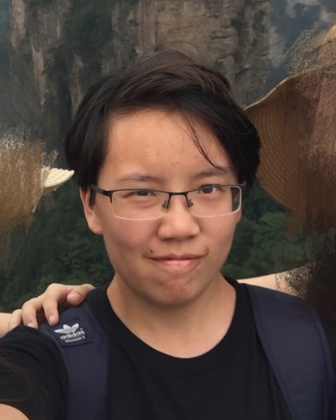
%> input picture 2_Blending_and_Morphing/1_me.png, 336 x 420 px, shrunk from 480 x 600 before the run
$ octave morph_script.m   (GNU Octave 9; MATLAB toolbox functions it lacks are replaced by stand-ins)
%> lines starting %> are read from the running program, lines starting %| are printed output that depends on the picture
%% Copyright description
% Author & Copyright: Dian Chen
% Date: 10/14/2017
% Project 2 morph video script for CIS 581 (17fall)

%% Reverse look-up method choosing
% A flag that determines whether triangulation or TPS method is used. If
% triangulation is to be used, set the flag to true; else set it to false.
use_triangulation = input('Do you want to use triangulation method or TPS method? Y for tri / N for TPS [Y]: ', 's');
%> the answer given: y

%% Warp & dissolve parameters setup
warp_frac = 0 : 1/59 : 1;
dissolve_frac = 0 : 1/59 : 1;

%% Image acquisition & control points setup
% Read in source & target images. We assume the two images have the same
% spatial size
first_img = imread('1_me.png');
%> first_img is the input picture: size 420x336x3 uint8; mean R, G, B 83.2, 67.6, 60.1
second_img = imread('2_shaw.png');
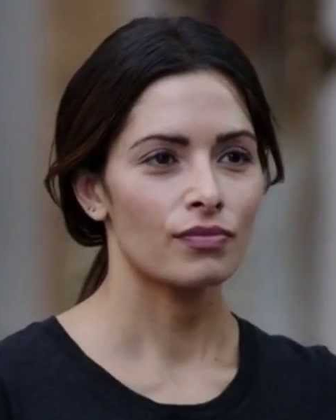
%> input picture 2_Blending_and_Morphing/2_shaw.png, 336 x 420 px, shrunk from 480 x 600 before the run
%> second_img is the input picture: size 420x336x3 uint8; mean R, G, B 91.5, 79.3, 77.6
third_img = imread('3_root.png');
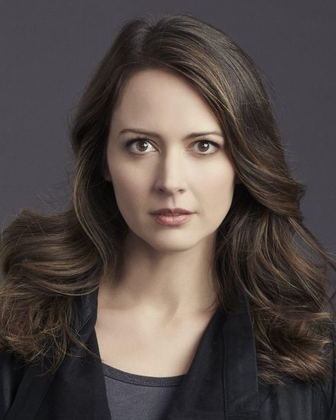
%> input picture 2_Blending_and_Morphing/3_root.png, 336 x 420 px, shrunk from 480 x 600 before the run
%> third_img is the input picture: size 420x336x3 uint8; mean R, G, B 82.3, 72.7, 69.3
fourth_img = imread('4_fox.png');
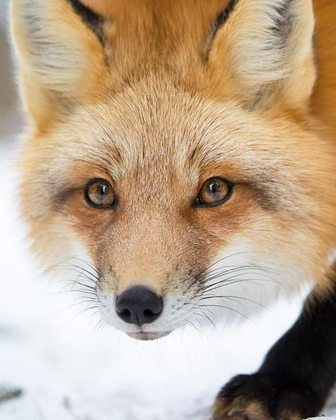
%> input picture 2_Blending_and_Morphing/4_fox.png, 336 x 420 px, shrunk from 480 x 600 before the run
%> fourth_img is the input picture: size 420x336x3 uint8; mean R, G, B 187.6, 166.5, 142.8

H = size(first_img, 1);
%> H = 420
W = size(first_img, 2);
%> W = 336

% Acquire correspondence points from user
use_mat = input('Do you want to load correspondence points from prepared mat files? Y/N [Y]: ', 's');
%> the answer given: y
if use_mat == 'y' || use_mat == 'Y'
    load('total_correspondence.mat');
else
    [im1_pts_B, im2_pts_A] = click_correspondences(first_img, second_img);
    [im2_pts_B, im3_pts_A] = click_correspondences(second_img, third_img);
    [im3_pts_B, im4_pts_A] = click_correspondences(third_img, fourth_img);
    [im4_pts_B, im1_pts_A] = click_correspondences(fourth_img, first_img);
end

if size(im1_pts_B, 1) == 0 || size(im2_pts_B, 1) == 0 || size(im3_pts_B, 1) == 0 || size(im4_pts_B, 1) == 0
    fprintf('No correspondence points have been chosen for at least one of the morph set!\n');
    return;
end

save('total_correspondence.mat', 'im1_pts_A', 'im1_pts_B', 'im2_pts_A', 'im2_pts_B',...
                                 'im3_pts_A', 'im3_pts_B', 'im4_pts_A', 'im4_pts_B');

% Append points on the edges and corners manually to allow valid
% triangulation or TPS for the entire image
im1_pts_A = [im1_pts_A; 1, 1; 1, H; W, 1; W, H];
im1_pts_B = [im1_pts_B; 1, 1; 1, H; W, 1; W, H];

im2_pts_A = [im2_pts_A; 1, 1; 1, H; W, 1; W, H];
im2_pts_B = [im2_pts_B; 1, 1; 1, H; W, 1; W, H];

im3_pts_A = [im3_pts_A; 1, 1; 1, H; W, 1; W, H];
im3_pts_B = [im3_pts_B; 1, 1; 1, H; W, 1; W, H];

im4_pts_A = [im4_pts_A; 1, 1; 1, H; W, 1; W, H];
im4_pts_B = [im4_pts_B; 1, 1; 1, H; W, 1; W, H];

for i = 1 : 3
    im1_pts_A = [im1_pts_A;
                 1, i / 4 * H;
                 W, i / 4 * H;
                 i / 4 * W, 1;
                 i / 4 * W, H];
    im1_pts_B = [im1_pts_B;
                 1, i / 4 * H;
                 W, i / 4 * H;
                 i / 4 * W, 1;
                 i / 4 * W, H];

    im2_pts_A = [im2_pts_A;
                 1, i / 4 * H;
                 W, i / 4 * H;
                 i / 4 * W, 1;
                 i / 4 * W, H];
    im2_pts_B = [im2_pts_B;
                 1, i / 4 * H;
                 W, i / 4 * H;
                 i / 4 * W, 1;
                 i / 4 * W, H];

    im3_pts_A = [im3_pts_A;
                 1, i / 4 * H;
                 W, i / 4 * H;
                 i / 4 * W, 1;
                 i / 4 * W, H];
    im3_pts_B = [im3_pts_B;
                 1, i / 4 * H;
                 W, i / 4 * H;
                 i / 4 * W, 1;
                 i / 4 * W, H];

    im4_pts_A = [im4_pts_A;
                 1, i / 4 * H;
                 W, i / 4 * H;
                 i / 4 * W, 1;
                 i / 4 * W, H];
    im4_pts_B = [im4_pts_B;
                 1, i / 4 * H;
                 W, i / 4 * H;
                 i / 4 * W, 1;
                 i / 4 * W, H];
end

%% Video writer setup
% Set video writer. Use different video names for triangulation & TPS
% methods
if use_triangulation == 'Y' || use_triangulation == 'y'
    fname = 'Project2_eval_trig_four.avi';
else
    fname = 'Project2_eval_tps_four.avi';
end

try
    % VideoWriter based video creation
    h_avi = VideoWriter(fname, 'Uncompressed AVI');
    h_avi.FrameRate = 20;
    h_avi.open();
catch
    % Fallback deprecated avifile based video creation
%> (the run ends here)
